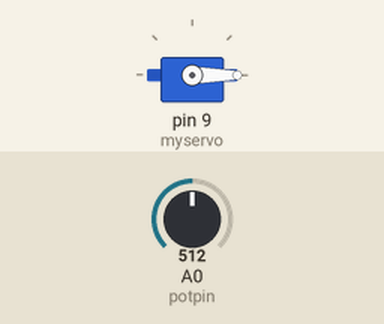
Recording of a sketch running on a simulated Arduino Uno, built with avr-gcc and run on an emulated ATmega328P. Shown: servo. The inputs (shaded band) are chosen by the test bench; at power-on: A0 (potpin) = 512. What the sketch prints to the serial monitor is not drawn.

Above: at 4.2 s.
4.3 s: A0 (potpin) set to 7
7.3 s: A0 (potpin) set to 4
At 7.3 s:
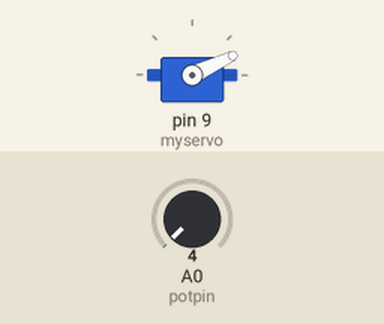
8.8 s: A0 (potpin) set to 122
At 10.67 s:
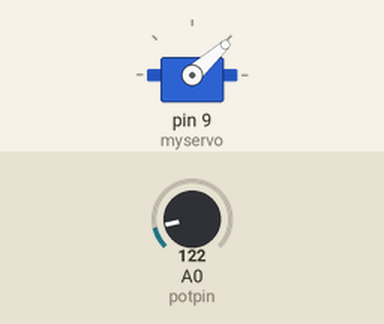
11.8 s: A0 (potpin) set to 0
13.3 s: A0 (potpin) set to 306
At 14.21 s:
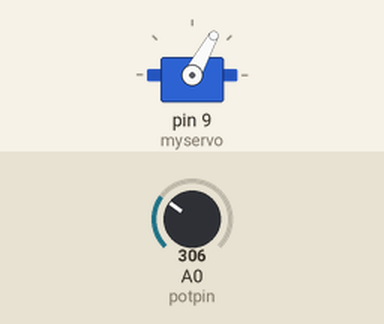
Timing chart, 0 to 26.4 s (numbered marks = the images above; inputs shaded):
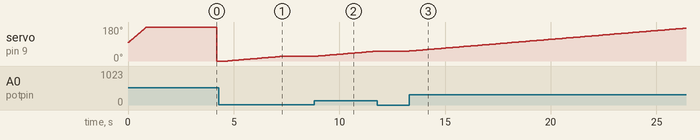

Measured:
- the behaviour switches between 6 and 5 on A0 (potpin) (found by bisection; images 0 and 1)
- after the input at 7.3 s, servo on pin 9 (myservo): stays 25° (without the input it goes to 26° after 0.10 s)
- after the input at 8.8 s, servo on pin 9 (myservo): moves from 25° to 52° over 2.8 s, starting after 0.10 s
- after the input at 11.8 s, servo on pin 9 (myservo): stays 52° (without the input it goes to 53° after 0.01 s)
- after the input at 13.3 s, servo on pin 9 (myservo): moves from 52° to 174° over 13.1 s, starting at once
- by itself, servo on pin 9 (myservo): rises from 97° to 180° in 0.85 s, then falls to 0° in 3.3 s

The sketch:

InMoov_arm_test.ino
```cpp
#include <Servo.h>

Servo myservo;

int potpin = A0;
int val;
int maxVal = 500; //maximum value of the potentiometer
int minVal = 0; //minimum value of the potentiometer
int specified = 0; //specify angle you want to set arm to (0-90 degrees)
int servoC = 96; //set this to servo 0 rotation angle

void setup() {
  Serial.begin(9600);
  myservo.attach(9);
}

void loop() {
  val = analogRead(potpin);
  val = map(val, minVal, maxVal, 0, 90);
  if(val < specified){
    servoC--; //if the servo doesn't center, invert (change ++ to -- and vice versa)
    myservo.write(servoC);
  }else if(val > specified){
    servoC++;
    myservo.write(servoC);
  }
  delay(10);
  Serial.println(servoC);
}
```
